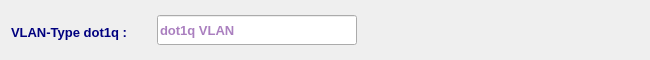
<?xml version="1.0" encoding="UTF-8"?>
<ui version="4.0">
 <class>Dot1QTagWidget</class>
 <widget class="QWidget" name="Dot1QTagWidget">
  <property name="geometry">
   <rect>
    <x>0</x>
    <y>0</y>
    <width>650</width>
    <height>60</height>
   </rect>
  </property>
  <property name="sizePolicy">
   <sizepolicy hsizetype="Preferred" vsizetype="Fixed">
    <horstretch>0</horstretch>
    <verstretch>0</verstretch>
   </sizepolicy>
  </property>
  <property name="minimumSize">
   <size>
    <width>650</width>
    <height>60</height>
   </size>
  </property>
  <property name="maximumSize">
   <size>
    <width>16777215</width>
    <height>60</height>
   </size>
  </property>
  <property name="font">
   <font>
    <family>Tahoma</family>
    <pointsize>10</pointsize>
   </font>
  </property>
  <property name="windowTitle">
   <string>Form</string>
  </property>
  <layout class="QVBoxLayout" name="verticalLayout">
   <item>
    <layout class="QHBoxLayout" name="horizontalLayout_2">
     <item>
      <widget class="QLabel" name="dot1qLbl">
       <property name="minimumSize">
        <size>
         <width>140</width>
         <height>30</height>
        </size>
       </property>
       <property name="maximumSize">
        <size>
         <width>170</width>
         <height>25</height>
        </size>
       </property>
       <property name="font">
        <font>
         <family>Tahoma</family>
         <pointsize>10</pointsize>
         <weight>75</weight>
         <bold>true</bold>
        </font>
       </property>
       <property name="styleSheet">
        <string notr="true">color: rgb(0, 0, 127);</string>
       </property>
       <property name="text">
        <string>VLAN-Type dot1q :</string>
       </property>
       <property name="alignment">
        <set>Qt::AlignLeading|Qt::AlignLeft|Qt::AlignVCenter</set>
       </property>
      </widget>
     </item>
     <item>
      <widget class="QLineEdit" name="dot1qLE">
       <property name="minimumSize">
        <size>
         <width>200</width>
         <height>30</height>
        </size>
       </property>
       <property name="maximumSize">
        <size>
         <width>200</width>
         <height>30</height>
        </size>
       </property>
       <property name="font">
        <font>
         <family>Tahoma</family>
         <pointsize>10</pointsize>
         <weight>75</weight>
         <bold>true</bold>
        </font>
       </property>
       <property name="styleSheet">
        <string notr="true">color: rgb(85, 0, 127);</string>
       </property>
       <property name="placeholderText">
        <string>dot1q VLAN</string>
       </property>
      </widget>
     </item>
     <item>
      <spacer name="horizontalSpacer">
       <property name="orientation">
        <enum>Qt::Horizontal</enum>
       </property>
       <property name="sizeHint" stdset="0">
        <size>
         <width>40</width>
         <height>20</height>
        </size>
       </property>
      </spacer>
     </item>
    </layout>
   </item>
  </layout>
 </widget>
 <resources/>
 <connections/>
</ui>
